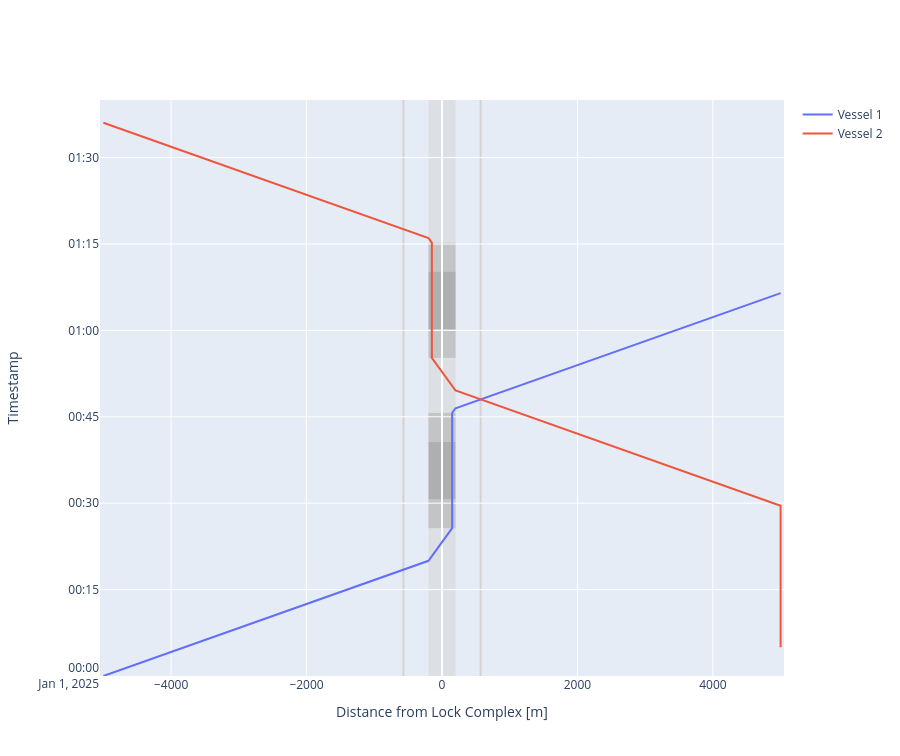

Notebook code for this chart:
### Markdown cell above
##### Time-distance diagram
Lock chambers also have time-distance diagram plots, in which we can inspect the trajectories of the vessels and the lock chamber operation phases. We can now better understand why waiting time emerged for the second vessel. Vessels pass at 300 meters from the lock (by default).

### Code cell
def cm_to_pixels(cm):
    return cm * 37.8 # Set figure height to 10 cmfig.update_layout(height=cm_to_pixels(10))

# We can plot the time-distance diagram
fig = lock_chamber.plot(xlimmin = -5050, 
                        xlimmax = 5050, 
                        ylimmin = datetime.datetime(2025, 1, 1, 0, 0, 0),
                        ylimmax = datetime.datetime(2025, 1, 1, 1, 40, 0),
                        method='Plotly')

fig.update_layout(height=cm_to_pixels(20))

### Figure 1 — Plotly figure (JSON) as saved in the notebook; plotly's stock layout.template omitted (floating-point values rounded to 4 significant figures)
{"data": [{"mode": "lines", "name": "Vessel 1", "type": "scatter", "x": [-5000.0, -5000.0, -200.0, -200.0, 150.0, 150.0, 150.0, 150.0, 150.0, 150.0, 150.0, 150.0, 200.0, 200.0, 5000.0, 5000.0], "xaxis": "x", "y": ["2025-01-01T00:00:00", "2025-01-01T00:00:00", "2025-01-01T00:20:00", "2025-01-01T00:20:00", "2025-01-01T00:25:40.172786", "2025-01-01T00:25:40.172786", "2025-01-01T00:30:40.172786", "2025-01-01T00:30:40.172786", "2025-01-01T00:40:40.172786", "2025-01-01T00:40:40.172786", "2025-01-01T00:45:40.172786", "2025-01-01T00:45:40.172786", "2025-01-01T00:46:28.768899", "2025-01-01T00:46:28.768899", "2025-01-01T01:06:28.768899", "2025-01-01T01:06:28.768899"], "yaxis": "y"}, {"mode": "lines", "name": "Vessel 2", "type": "scatter", "x": [5000.0, 5000.0, 5000.0, 5000.0, 200.0, 200.0, -150.0, -150.0, -150.0, -150.0, -150.0, -150.0, -150.0, -150.0, -200.0, -200.0, -5000.0, -5000.0], "xaxis": "x", "y": ["2025-01-01T00:05:00", "2025-01-01T00:05:00", "2025-01-01T00:29:33.768898", "2025-01-01T00:29:33.768898", "2025-01-01T00:49:33.768898", "2025-01-01T00:49:33.768898", "2025-01-01T00:55:13.941684", "2025-01-01T00:55:13.941685", "2025-01-01T01:00:13.941685", "2025-01-01T01:00:13.941685", "2025-01-01T01:10:13.941685", "2025-01-01T01:10:13.941685", "2025-01-01T01:15:13.941685", "2025-01-01T01:15:13.941685", "2025-01-01T01:16:02.537797", "2025-01-01T01:16:02.537797", "2025-01-01T01:36:02.537797", "2025-01-01T01:36:02.537797"], "yaxis": "y"}], "layout": {"height": 756, "shapes": [{"fillcolor": "lightgrey", "layer": "below", "line": {"width": 0}, "name": "Lock Geometry", "opacity": 0.5, "type": "rect", "x0": -200, "x1": 200, "y0": "2025-01-01T00:00:00", "y1": "2025-01-01T01:40:00"}, {"fillcolor": "darkgrey", "layer": "below", "line": {"width": 0}, "name": "Lock gate closing", "opacity": 0.5, "type": "rect", "x0": -200, "x1": 200, "xref": "x", "y0": "2025-01-01T00:25:40.172786", "y1": "2025-01-01T00:30:40.172786", "yref": "y"}, {"fillcolor": "grey", "layer": "below", "line": {"width": 0}, "name": "Lock levelling", "opacity": 0.5, "type": "rect", "x0": -200, "x1": 200, "xref": "x", "y0": "2025-01-01T00:30:40.172786", "y1": "2025-01-01T00:40:40.172786", "yref": "y"}, {"fillcolor": "darkgrey", "layer": "below", "line": {"width": 0}, "name": "Lock gate opening", "opacity": 0.5, "type": "rect", "x0": -200, "x1": 200, "xref": "x", "y0": "2025-01-01T00:40:40.172786", "y1": "2025-01-01T00:45:40.172786", "yref": "y"}, {"fillcolor": "darkgrey", "layer": "below", "line": {"width": 0}, "name": "Lock gate closing", "opacity": 0.5, "type": "rect", "x0": -200, "x1": 200, "xref": "x", "y0": "2025-01-01T00:55:13.941685", "y1": "2025-01-01T01:00:13.941685", "yref": "y"}, {"fillcolor": "grey", "layer": "below", "line": {"width": 0}, "name": "Lock levelling", "opacity": 0.5, "type": "rect", "x0": -200, "x1": 200, "xref": "x", "y0": "2025-01-01T01:00:13.941685", "y1": "2025-01-01T01:10:13.941685", "yref": "y"}, {"fillcolor": "darkgrey", "layer": "below", "line": {"width": 0}, "name": "Lock gate opening", "opacity": 0.5, "type": "rect", "x0": -200, "x1": 200, "xref": "x", "y0": "2025-01-01T01:10:13.941685", "y1": "2025-01-01T01:15:13.941685", "yref": "y"}, {"layer": "below", "line": {"color": "lightgrey"}, "type": "line", "x0": -570, "x1": -570, "xref": "x", "y0": 0, "y1": 1, "yref": "y domain"}, {"layer": "below", "line": {"color": "lightgrey"}, "type": "line", "x0": 570, "x1": 570, "xref": "x", "y0": 0, "y1": 1, "yref": "y domain"}], "showlegend": true, "xaxis": {"anchor": "y", "domain": [0, 1], "range": [-5050, 5050], "title": {"text": "Distance from Lock Complex [m]"}}, "yaxis": {"anchor": "x", "domain": [0, 1], "range": ["2025-01-01T00:00:00", "2025-01-01T01:40:00"], "title": {"text": "Timestamp"}}}}
